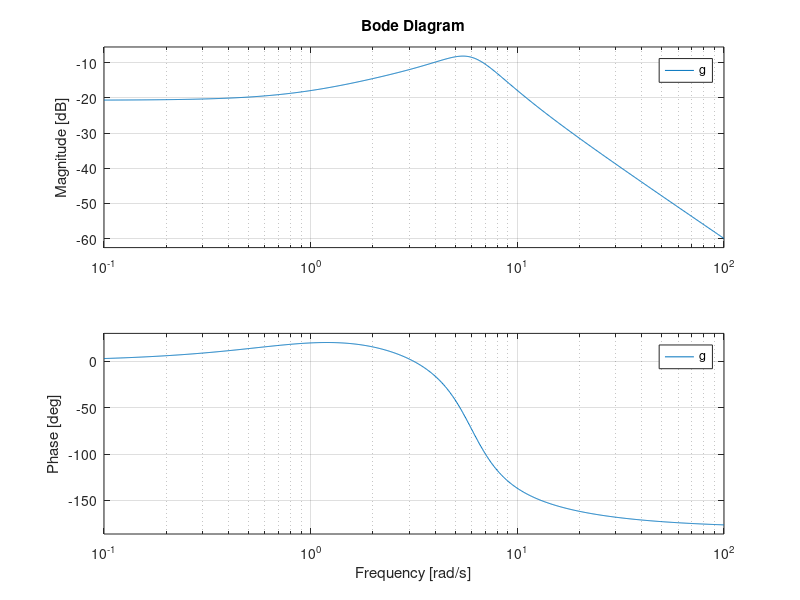

Here is the MATLAB script that generated this plot:
% Define the transfer variable
s = tf("s");

% Define the system
g = 10 * (s+1) / ((s+3)*(s^2+4*s+36));

% Plot the frequency response
bode(g)